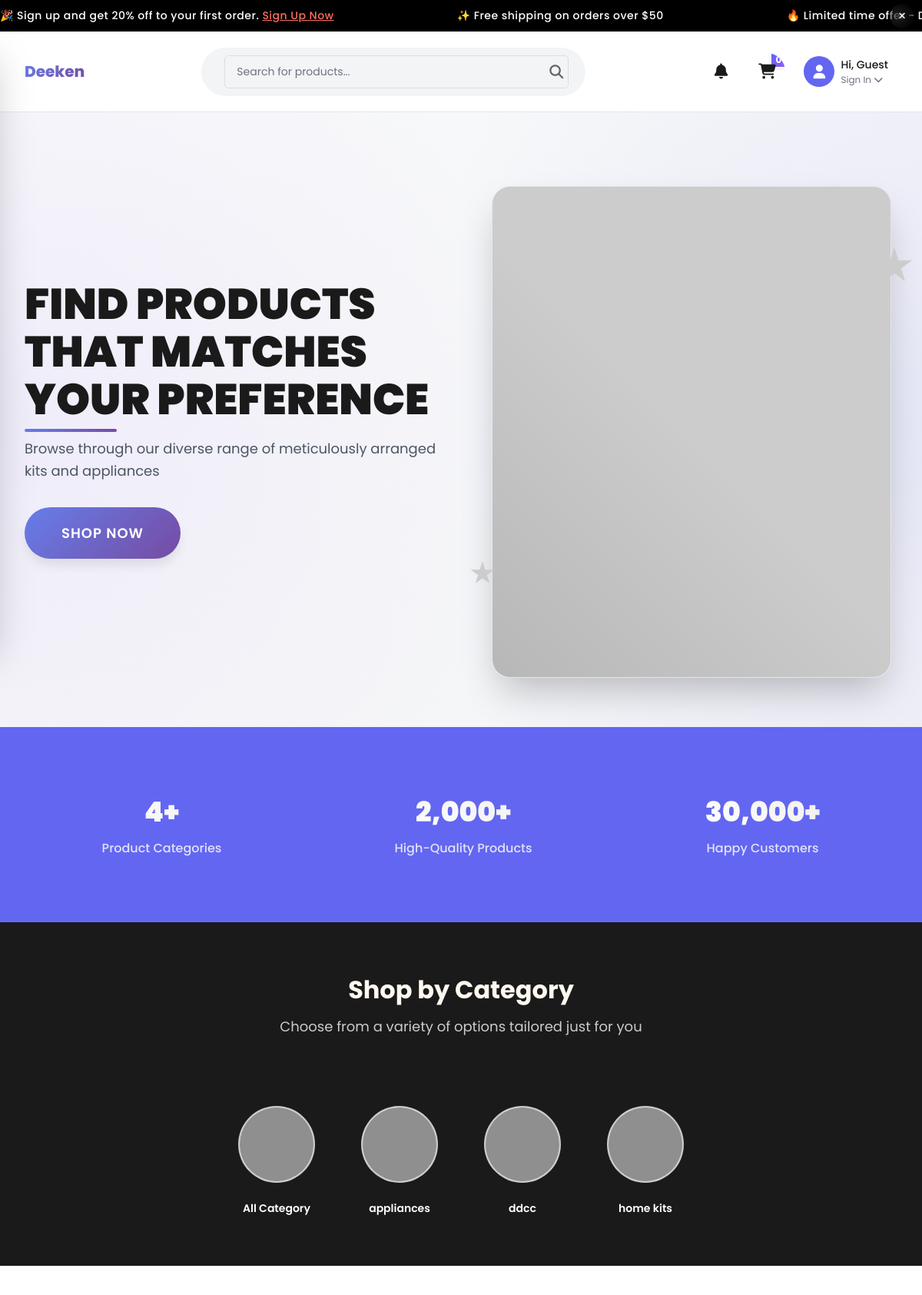
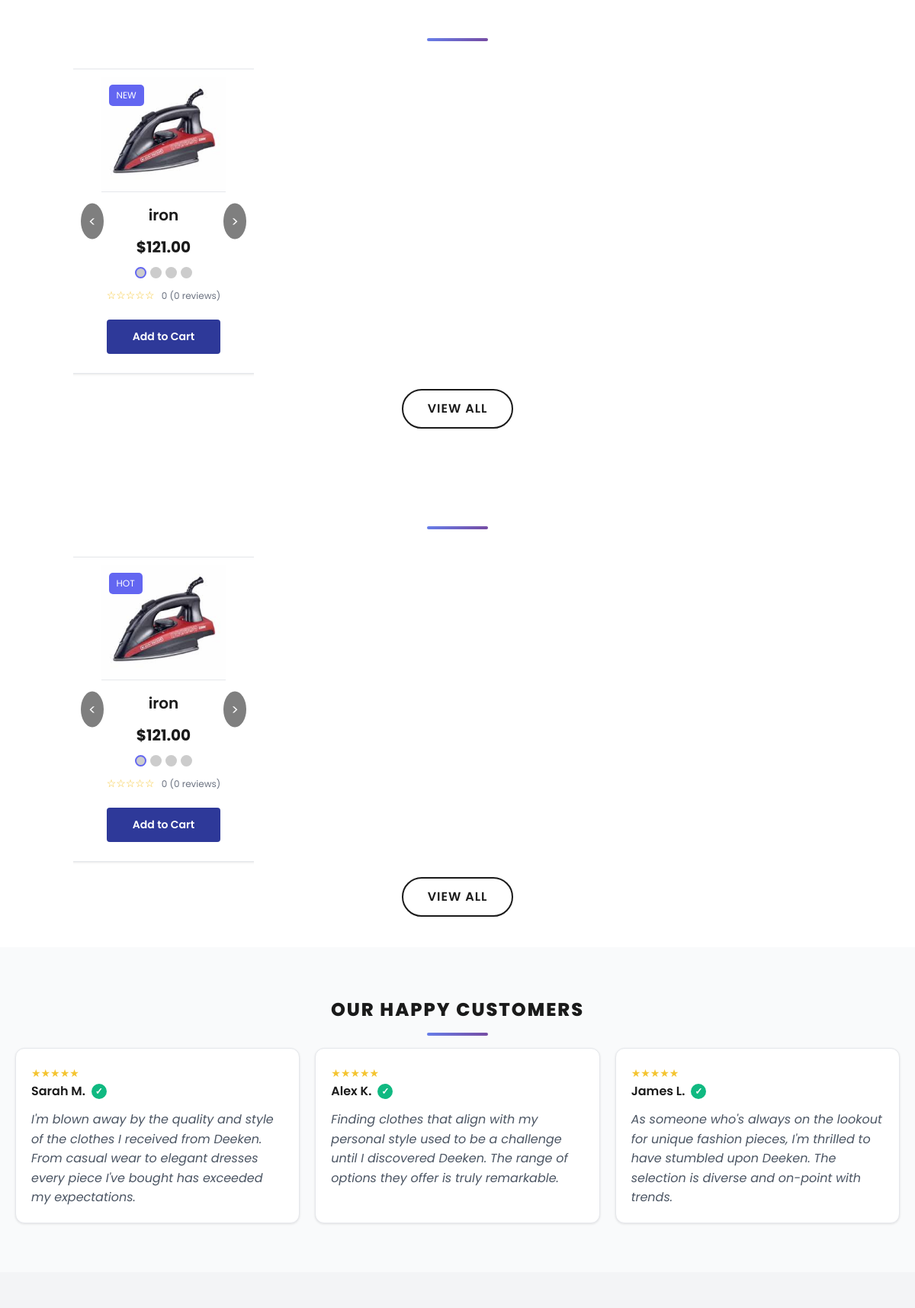
The page / (upper part) on the database its author committed (2 pictures, top to bottom).
### tables this page shows
CREATE TABLE `hero_section` (
  `id` int(11) NOT NULL,
  `title` varchar(255) NOT NULL,
  `description` text NOT NULL,
  `button_text` varchar(100) NOT NULL,
  `main_image` varchar(255) DEFAULT NULL,
  `sparkle_image_1` varchar(255) DEFAULT NULL,
  `sparkle_image_2` varchar(255) DEFAULT NULL,
  `created_at` timestamp NOT NULL DEFAULT current_timestamp(),
  `updated_at` timestamp NOT NULL DEFAULT current_timestamp() ON UPDATE current_timestamp()
);

CREATE TABLE `categories` (
  `id` int(11) UNSIGNED NOT NULL,
  `name` varchar(100) NOT NULL,
  `description` text DEFAULT NULL,
  `created_at` timestamp NOT NULL DEFAULT current_timestamp(),
  `updated_at` timestamp NOT NULL DEFAULT current_timestamp() ON UPDATE current_timestamp()
);

CREATE TABLE `products` (
  `id` int(11) UNSIGNED NOT NULL,
  `category_id` int(11) UNSIGNED NOT NULL,
  `name` varchar(255) NOT NULL,
  `sku` varchar(50) NOT NULL,
  `price` decimal(10,2) NOT NULL,
  `image` varchar(255) NOT NULL,
  `description` text NOT NULL,
  `rating` decimal(3,1) DEFAULT 0.0,
  `featured` tinyint(1) DEFAULT 0,
  `created_at` timestamp NOT NULL DEFAULT current_timestamp(),
  `updated_at` timestamp NOT NULL DEFAULT current_timestamp() ON UPDATE current_timestamp()
);

### index.php (the view, shortened to what the rows shown need)
<?php
require_once 'config.php';
$categories_query = "SELECT * FROM categories ORDER BY name";
$categories_result = $conn->query($categories_query);
$categories = [];
while ($row = $categories_result->fetch_assoc()) {
    $categories[] = $row;
}
$new_arrivals_query = "SELECT p.*, c.name as category_name,
                       COALESCE(AVG(r.rating), 0) AS avg_rating,
                       COUNT(r.id) AS review_count,
                       COALESCE(i.stock_quantity, 0) AS stock_quantity
                       FROM products p
                       LEFT JOIN categories c ON p.category_id = c.id
                       LEFT JOIN reviews r ON p.id = r.product_id
                       LEFT JOIN inventory i ON p.id = i.product_id
                       GROUP BY p.id
                       ORDER BY p.created_at DESC
                       LIMIT 4";
$new_arrivals = $conn->query($new_arrivals_query);
$hero_section = $conn->query("SELECT title, description, button_text, main_image, sparkle_image_1, sparkle_image_2 FROM hero_section LIMIT 1")->fetch_assoc() ?? [];
$top_selling_query = "SELECT p.*, c.name as category_name,
                       COALESCE(AVG(r.rating), 0) AS avg_rating,
                       COUNT(r.id) AS review_count,
                       COALESCE(SUM(oi.quantity), 0) AS total_sold,
                       COALESCE(i.stock_quantity, 0) AS stock_quantity
                       FROM products p
                       LEFT JOIN categories c ON p.category_id = c.id
                       LEFT JOIN reviews r ON p.id = r.product_id
                       LEFT JOIN order_items oi ON p.id = oi.product_id
                       LEFT JOIN orders o ON oi.order_id = o.id
                       LEFT JOIN inventory i ON p.id = i.product_id
                       WHERE o.status != 'cancelled' OR o.status IS NULL
                       GROUP BY p.id
                       ORDER BY total_sold DESC, p.created_at DESC
                       LIMIT 4";
$top_selling = $conn->query($top_selling_query);
function displayStars($rating) {
    $stars = '';
    for ($i = 1; $i <= 5; $i++) {
        if ($i <= $rating) {
            $stars .= '★';
        } else {
            $stars .= '☆';
        }
    }
    return $stars;
}
?>
<!DOCTYPE html>
<html lang="en">
<head>
    <link rel="stylesheet" href="https://cdnjs.cloudflare.com/ajax/libs/font-awesome/6.4.0/css/all.min.css">
    <link rel="stylesheet" href="assets/css/index.css">
    <link rel="stylesheet" href="responsive-index.css">
</head>
<body>
    <section class="hero">
        <div class="hero-content">
            <h1><?php echo $hero_section['title'] ?? 'FIND CLOTHES<br>THAT MATCHES<br>YOUR STYLE'; ?></h1>
            <p><?php echo htmlspecialchars($hero_section['description'] ?? 'Browse through our diverse range of meticulously crafted garments, designed to bring out your individuality and cater to your sense of style.'); ?></p>
            <button class="cta-button" onclick="window.location.href='shop.php'"><?php echo htmlspecialchars($hero_section['button_text'] ?? 'Shop Now'); ?></button>
        </div>
    </section>
    <div class="categories">
        <div class="categories-text">
            <h2>Shop by Category</h2>
        </div>
        <?php foreach ($categories as $category): ?>
            <div class="category-item" onclick="window.location.href='shop.php?category=<?php echo $category['id']; ?>'">
                <div class="category-circle"></div>
                <div class="category-name"><?php echo htmlspecialchars($category['name']); ?></div>
            </div>
        <?php endforeach; ?>
    </div>
    <section class="new-arrivals">
        <h2 class="section-title">New Arrivals</h2>
        <div class="new-arrivals-grid product-grid">
            <div class="scroll-container">
                <?php
                $new_arrivals->data_seek(0);
                while ($product = $new_arrivals->fetch_assoc()):
                    $avg_rating = round($product['avg_rating'], 1);
                    $review_count = $product['review_count'];
                    $stock = $product['stock_quantity'];
                ?>
                    <div class="new-arrival-card product-card" data-product-id="<?php echo $product['id']; ?>">
                        <div class="product-image-container">
                            <img src="<?php echo htmlspecialchars($product['image'] ?? 'https://via.placeholder.com/400x300'); ?>" alt="<?php echo htmlspecialchars($product['name']); ?>" class="product-image" onclick="window.location.href='product.php?id=<?php echo $product['id']; ?>'">
                            <?php if ($stock == 0): ?>
                                <div class="product-badge out-of-stock">Out of Stock</div>
                            <?php else: ?>
                                <div class="product-badge">New</div>
                            <?php endif; ?>
                        </div>
                        <div class="product-details">
                            <h3 class="product-title"><?php echo htmlspecialchars($product['name']); ?></h3>
                            <div class="product-price">
                                <span class="current-price">$<?php echo number_format($product['price'], 2); ?></span>
                            </div>
                            <div class="color-options">
                                <div class="color-dot active"></div>
                                <div class="color-dot"></div>
                                <div class="color-dot"></div>
                                <div class="color-dot"></div>
                            </div>
                            <div class="product-rating">
                                <span class="stars"><?php echo displayStars($avg_rating); ?></span>
                                <span class="rating-text"><?php echo $avg_rating; ?> (<?php echo $review_count; ?> reviews)</span>
                            </div>
                            <button class="add-to-cart-btn" onclick="addToCart(<?php echo $product['id']; ?>)" <?php echo $stock == 0 ? 'disabled' : ''; ?>>Add to Cart</button>
                        </div>
                    </div>
                <?php endwhile; ?>
            </div>
        </div>
    </section>
    <section class="top-selling">
        <h2 class="section-title">Top Selling</h2>
        <div class="top-selling-grid product-grid">
            <div class="scroll-container">
                <?php
                $top_selling->data_seek(0);
                while ($product = $top_selling->fetch_assoc()):
                    $avg_rating = round($product['avg_rating'], 1);
                    $review_count = $product['review_count'];
                    $stock = $product['stock_quantity'];
                ?>
                    <div class="top-selling-card product-card" data-product-id="<?php echo $product['id']; ?>">
                        <div class="product-image-container">
                            <img src="<?php echo htmlspecialchars($product['image'] ?? 'https://via.placeholder.com/400x300'); ?>" alt="<?php echo htmlspecialchars($product['name']); ?>" class="product-image" onclick="window.location.href='product.php?id=<?php echo $product['id']; ?>'">
                            <?php if ($stock == 0): ?>
                                <div class="product-badge out-of-stock">Out of Stock</div>
                            <?php else: ?>
                                <div class="product-badge">Hot</div>
                            <?php endif; ?>
                        </div>
                        <div class="product-details">
                            <h3 class="product-title"><?php echo htmlspecialchars($product['name']); ?></h3>
                            <div class="product-price">
                                <span class="current-price">$<?php echo number_format($product['price'], 2); ?></span>
                            </div>
                            <div class="color-options">
                                <div class="color-dot active"></div>
                                <div class="color-dot"></div>
                                <div class="color-dot"></div>
                                <div class="color-dot"></div>
                            </div>
                            <div class="product-rating">
                                <span class="stars"><?php echo displayStars($avg_rating); ?></span>
                                <span class="rating-text"><?php echo $avg_rating; ?> (<?php echo $review_count; ?> reviews)</span>
                            </div>
                            <button class="add-to-cart-btn" onclick="addToCart(<?php echo $product['id']; ?>)" <?php echo $stock == 0 ? 'disabled' : ''; ?>>Add to Cart</button>
                        </div>
                    </div>
                <?php endwhile; ?>
            </div>
        </div>
    </section>
    <section class="testimonials">
        <h2 class="section-title">OUR HAPPY CUSTOMERS</h2>
    </section>
</body>
</html>

### rows shown on the page
hero_section: title "FIND PRODUCTS THAT MATCHES YOUR PREFERENCE", description "Browse through our diverse range of meticulously arranged kits and appliances", button_text "SHOP NOW"
categories: name "All Category"
categories: name "appliances"
categories: name "ddcc"
categories: name "home kits"
products: image (picture), name "iron", price "121.00", avg_rating "☆☆☆☆☆", avg_rating "0", review_count "0"

### other values the page prints
$cartCount "0"
count($categories) "4"
